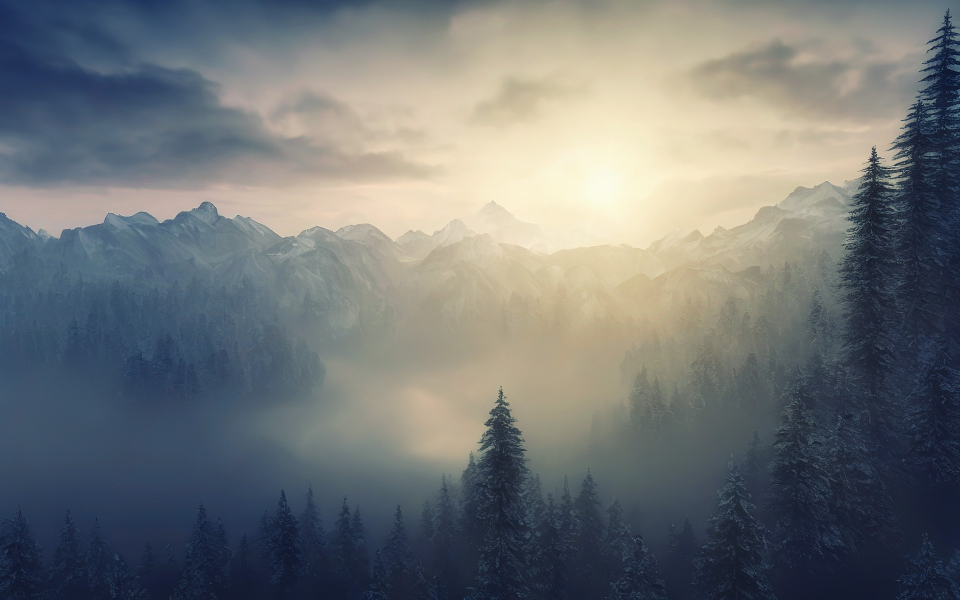
#> input picture mountain.jpg, 1920 x 1200 px (shown at 1/2 size)
$ python background_removal.py
#> lines starting #> are read from the running program, lines starting #| are printed output that depends on the picture; after the words box and inside, x2 and y2 are one past the last pixel; in counts of white or black regions, pixels touching at a corner belong together
import numpy as np
import cv2

camera = cv2.VideoCapture(0)

camera.set(3 , 640)
camera.set(4 , 480)

mountain = cv2.imread('mountain.jpg')
#> mountain is the input picture: shape (1200, 1920, 3); mean B, G, R 118.3, 117.1, 113.1
mountain = cv2.resize(mountain , (640 , 480))
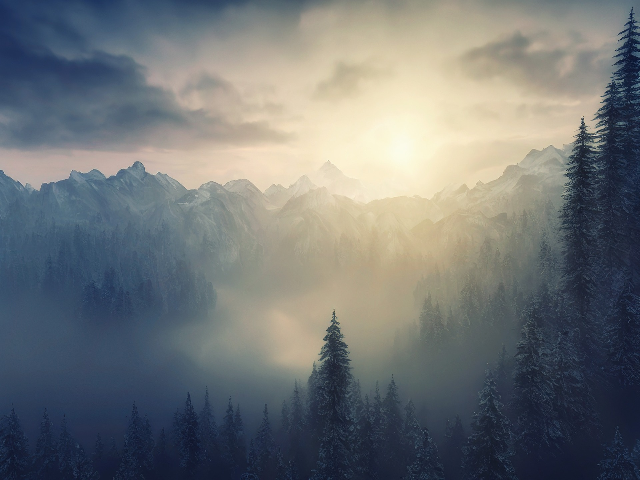
#> mountain: shape (480, 640, 3); mean B, G, R 118.4, 117.2, 113.2

while True:
    status , frame = camera.read()
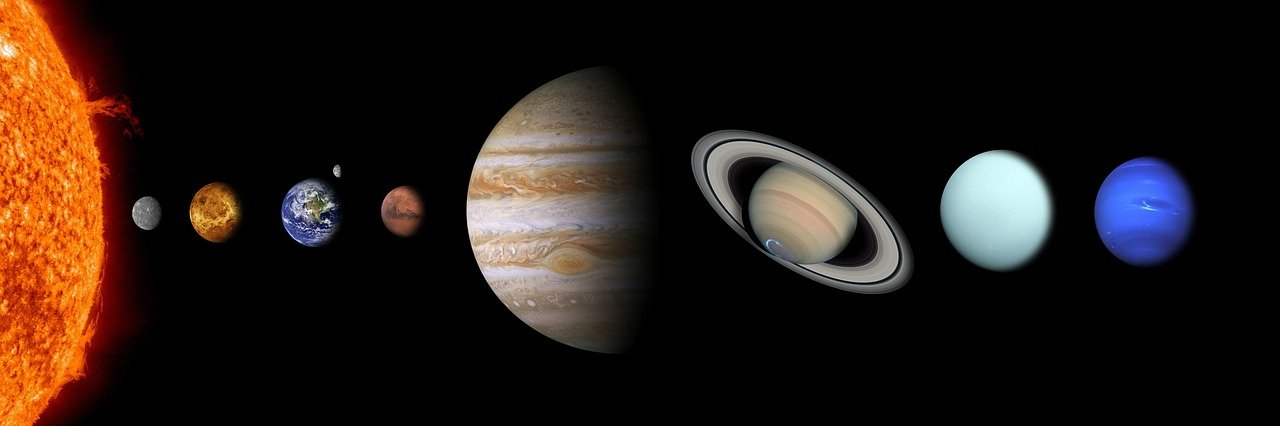
#> input picture Name the planets/solar-system.jpg, 1280 x 426 px, given in place of the camera
#> frame is the input picture: shape (426, 1280, 3); mean B, G, R 20.5, 25.8, 36.5

    if status:

        frame = cv2.flip(frame , 1)
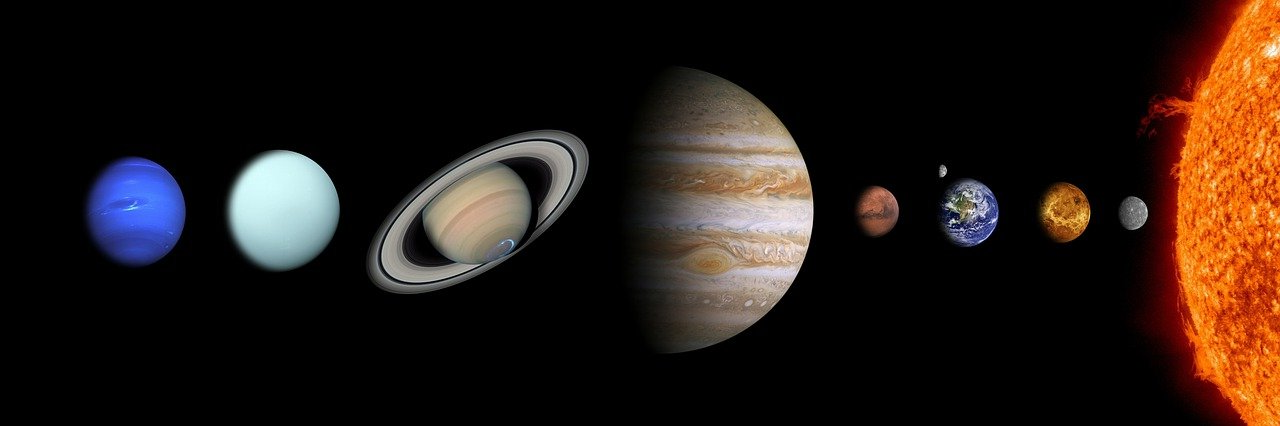
#> frame: shape (426, 1280, 3); mean B, G, R 20.5, 25.8, 36.5

        # converting the image to RGB for easy processing
        frame_rgb = cv2.cvtColor(frame , cv2.COLOR_BGR2RGB)

        # creating thresholds
        lower_bound = np.array([100,100,100])
        upper_bound = np.array([255,255,255])

        # thresholding image
        back = cv2.inRange(frame_rgb, lower_bound, upper_bound)
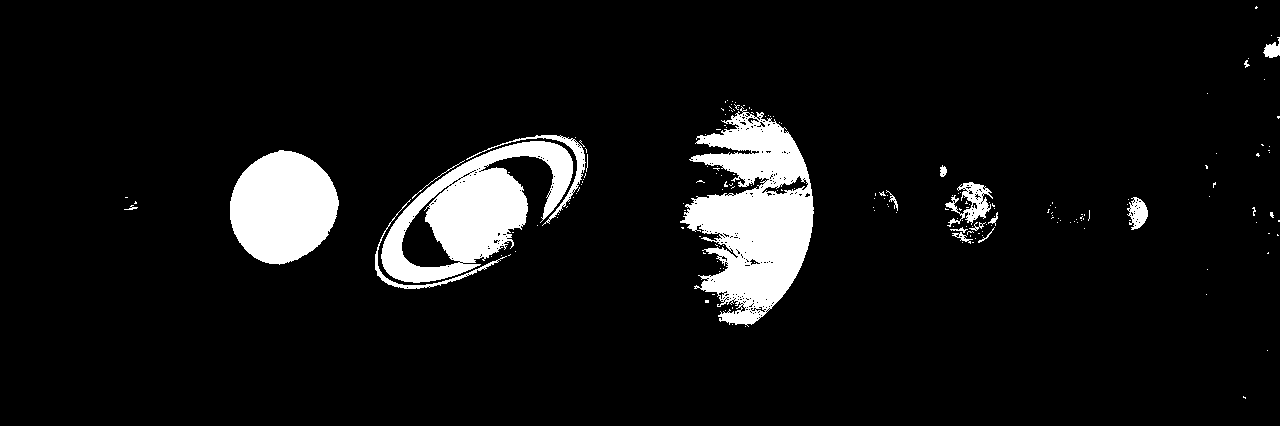
#> back: shape (426, 1280); 7.6% white; 191 white regions (173 under 20 px), largest, box (x1, y1, x2, y2) and area: (680, 106, 814, 327) 16343, (381, 141, 573, 283) 12085, (230, 150, 339, 265) 9400

        # inverting the mask
        back = cv2.bitwise_not(back)

        # bitwise and operation to extract foreground / person
        person = cv2.bitwise_and(frame, frame , mask = back)
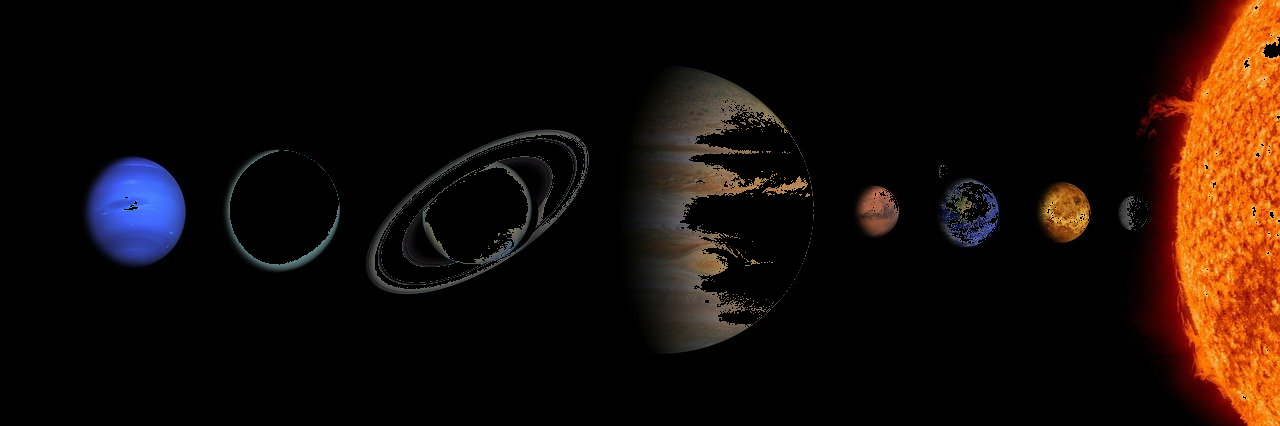
#> person: shape (426, 1280, 3); mean B, G, R 8.1, 12.8, 23.5

        # final image
#> (the run stopped early here; a loop or call above may not have finished)
